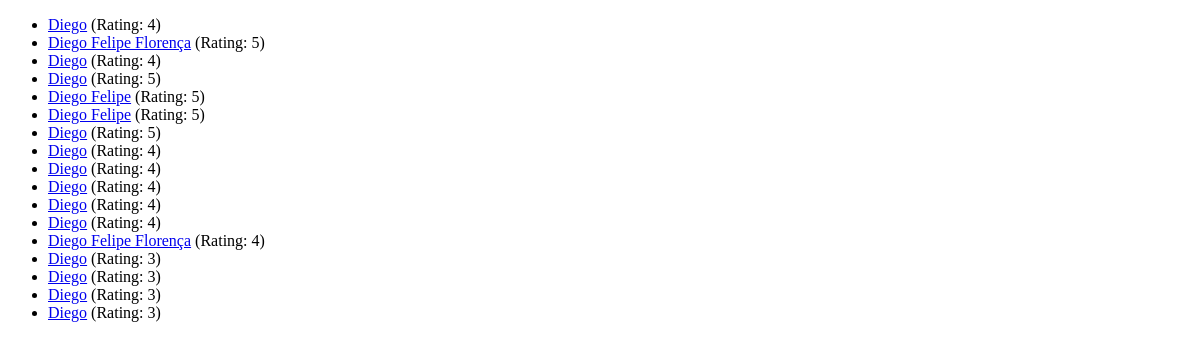
The app's page /reviews, older data.
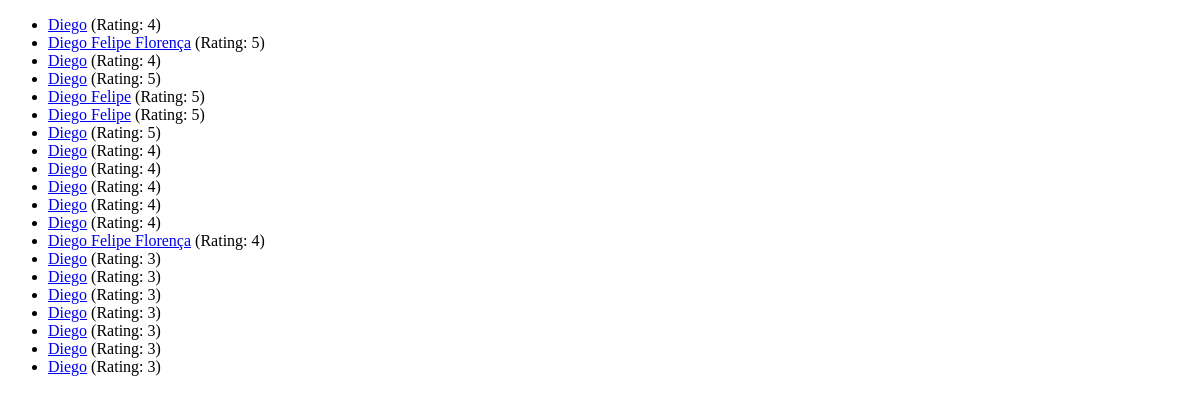
The same page, newer data.
### reviews/models.py (models this page shows)
class Review(models.Model):
    user_name = models.CharField(max_length=100)
    review_text = models.TextField(max_length=200)
    rating = models.IntegerField(validators=[MinValueValidator(1), MaxValueValidator(5)])

### reviews/views.py (the view)
# urls.py: path("reviews", views.ReviewsListView.as_view()),
class ReviewsListView(ListView):
    template_name = "reviews/reviews_list.html"
    model = Review
    context_object_name = "reviews"

### reviews/templates/reviews/reviews_list.html (shortened to what this page needs)
{% extends "base.html" %}
{% block content %}
    <ul>
        {% for review in reviews %}
            <li>
                <a href="{% url "single-review" review.id %}">{{ review.user_name}}</a> (Rating: {{ review.rating }})</li>
        {% endfor %}
    </ul>
{% endblock content %}

Row changes from the older to the newer data that the page shows:
added Review: user_name "Diego", rating "3"
added Review: user_name "Diego", rating "3"
added Review: user_name "Diego", rating "3"
